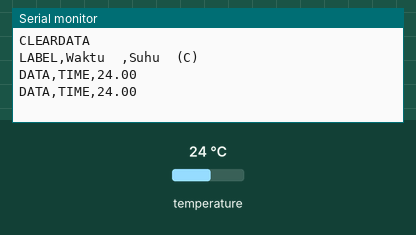
A sketch run on a simulated Arduino Uno, built with avr-gcc and run on an emulated ATmega328P. Shown: the last lines printed to the serial monitor. Inputs (shaded band) come from the test bench; at power-on: temperature 24 °C.

Above: at 3.3 s.
3.4 s: temperature set to 12 °C
At 5.5 s:
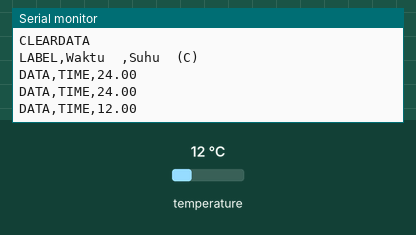
5.9 s: temperature set to 19 °C
At 7.0 s:
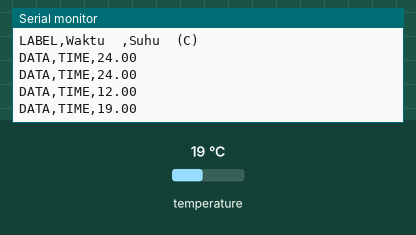
Timing chart, 0 to 8.9 s (numbered marks = the images above; inputs shaded):
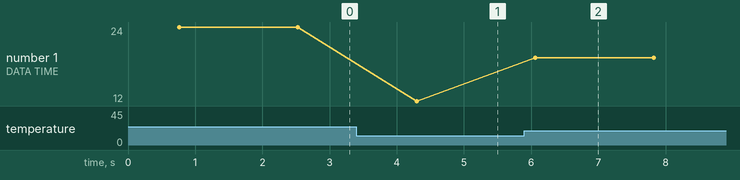

Measured:
- after the input at 3.4 s, the serial monitor: prints a new line after 0.89 s (image 1)
- after the input at 5.9 s, the serial monitor: prints a new line after 0.16 s (image 2)
- plotted number 1: 24 → 12 after the input at 3.4 s, 12 → 19 after the input at 5.9 s

The sketch:

TEST_HEATER.ino
```cpp
//MUHAMMAD RAMADHAN
//PEMANAS / HEATER PROJECT

#include <OneWire.h>
#include <DallasTemperature.h>
#define ONE_WIRE_BUS 2
OneWire oneWire(ONE_WIRE_BUS);
DallasTemperature sensors(&oneWire);
int ssr = 3; // alamati pin SSR
int sp = 40;
float diff = 2, temp_now;
float T_cutoff, T_cutin;

void setup() {
  Serial.begin(9600);
  Serial.println("CLEARDATA");                //This  string  is defined as a commmand for the Excel VBA to clear all the rows and columns
  Serial.println("LABEL,Waktu  ,Suhu  (C)");      //Perintah  Label  digunakan  untuk membuat nama kolom pada baris pertama
  }

void loop() {
  sensors.requestTemperatures();
  T_cutoff = sp + (diff/2);
  T_cutin = sp -(diff/2);
  temp_now = sensors.getTempCByIndex(0);

  if (temp_now >= T_cutoff)
  {
    analogWrite(ssr,0);
  }

  else if (temp_now <=T_cutin)
  {
    analogWrite(ssr,255);
  }
  Serial.print("DATA,TIME,");
  Serial.println(temp_now);
  delay(1000);

}
```
